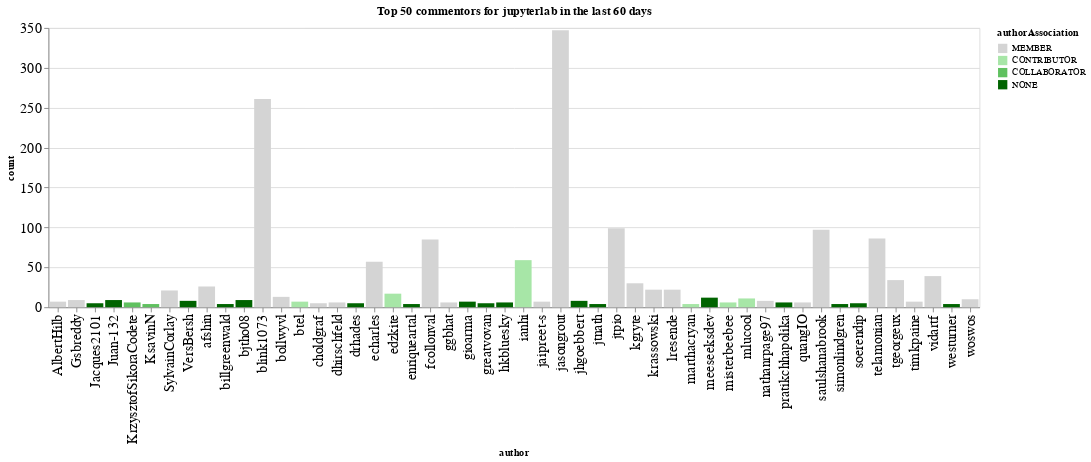

The notebook cell this image was saved under:
### Code cell
n_plot = 50
charts = []
for ii, (iorg, idata) in enumerate(commentors.groupby(['org'])):
    title = f"Top {n_plot} commentors for {iorg} in the last {n_days} days"
    idata = idata.groupby('author', as_index=False).agg({'count': 'sum', 'authorAssociation': 'first'})
    idata = idata.sort_values('count', ascending=False).head(n_plot)
    ch = alt.Chart(data=idata.head(n_plot), title=title).mark_bar().encode(
        x='author',
        y='count',
        color=alt.Color('authorAssociation', scale=alt.Scale(domain=author_types, range=author_colors))
    )
    charts.append(ch)
alt.hconcat(*charts)

### Figure 1 — Vega-Lite specification as saved in the notebook (floating-point values rounded to 4 significant figures)
{"config": {"axisLeft": {"labelFontSize": 15}, "axisBottom": {"labelFontSize": 15}}, "hconcat": [{"mark": "bar", "encoding": {"color": {"type": "nominal", "field": "authorAssociation", "scale": {"domain": ["MEMBER", "CONTRIBUTOR", "COLLABORATOR", "NONE"], "range": ["rgb(211.82745098039214, 211.82745098039214, 211.82745098039214)", "rgb(166.98562091503268, 229.89803921568628, 166.98562091503268)", "rgb(96.37647058823529, 192.75294117647059, 96.37647058823529)", "rgb(0.0, 100.3921568627451, 0.0)"]}}, "x": {"type": "nominal", "field": "author"}, "y": {"type": "quantitative", "field": "count"}}, "title": "Top 50 commentors for jupyterlab in the last 60 days"}], "data": {"name": "data-8642bc4a9c32dbeb8baffce1fbe71de6"}, "$schema": "https://vega.github.io/schema/vega-lite/v4.0.2.json", "datasets": {"data-8642bc4a9c32dbeb8baffce1fbe71de6": [{"author": "jasongrout", "count": 347, "authorAssociation": "MEMBER"}, {"author": "blink1073", "count": 261, "authorAssociation": "MEMBER"}, {"author": "jtpio", "count": 99, "authorAssociation": "MEMBER"}, {"author": "saulshanabrook", "count": 97, "authorAssociation": "MEMBER"}, {"author": "telamonian", "count": 86, "authorAssociation": "MEMBER"}, {"author": "fcollonval", "count": 85, "authorAssociation": "MEMBER"}, {"author": "ianhi", "count": 59, "authorAssociation": "CONTRIBUTOR"}, {"author": "echarles", "count": 57, "authorAssociation": "MEMBER"}, {"author": "vidartf", "count": 39, "authorAssociation": "MEMBER"}, {"author": "tgeorgeux", "count": 34, "authorAssociation": "MEMBER"}, {"author": "kgryte", "count": 30, "authorAssociation": "MEMBER"}, {"author": "afshin", "count": 26, "authorAssociation": "MEMBER"}, {"author": "lresende", "count": 22, "authorAssociation": "MEMBER"}, {"author": "krassowski", "count": 22, "authorAssociation": "MEMBER"}, {"author": "SylvainCorlay", "count": 21, "authorAssociation": "MEMBER"}, {"author": "edzkite", "count": 17, "authorAssociation": "CONTRIBUTOR"}, {"author": "bollwyvl", "count": 13, "authorAssociation": "MEMBER"}, {"author": "meeseeksdev", "count": 12, "authorAssociation": "NONE"}, {"author": "mlucool", "count": 11, "authorAssociation": "CONTRIBUTOR"}, {"author": "woswos", "count": 10, "authorAssociation": "MEMBER"}, {"author": "Juan-132", "count": 9, "authorAssociation": "NONE"}, {"author": "bjtho08", "count": 9, "authorAssociation": "NONE"}, {"author": "Gsbreddy", "count": 9, "authorAssociation": "MEMBER"}, {"author": "VersBersh", "count": 8, "authorAssociation": "NONE"}, {"author": "jhgoebbert", "count": 8, "authorAssociation": "NONE"}, {"author": "nathanrpage97", "count": 8, "authorAssociation": "MEMBER"}, {"author": "timkpaine", "count": 7, "authorAssociation": "MEMBER"}, {"author": "btel", "count": 7, "authorAssociation": "CONTRIBUTOR"}, {"author": "gioarma", "count": 7, "authorAssociation": "NONE"}, {"author": "jaipreet-s", "count": 7, "authorAssociation": "MEMBER"}, {"author": "AlbertHilb", "count": 7, "authorAssociation": "MEMBER"}, {"author": "dhirschfeld", "count": 6, "authorAssociation": "MEMBER"}, {"author": "ggbhat", "count": 6, "authorAssociation": "MEMBER"}, {"author": "hkbluesky", "count": 6, "authorAssociation": "NONE"}, {"author": "quangIO", "count": 6, "authorAssociation": "MEMBER"}, {"author": "pratikchhapolika", "count": 6, "authorAssociation": "NONE"}, {"author": "misterbeebee", "count": 6, "authorAssociation": "CONTRIBUTOR"}, {"author": "KrzysztofSikoraCodete", "count": 6, "authorAssociation": "COLLABORATOR"}, {"author": "drhades", "count": 5, "authorAssociation": "NONE"}, {"author": "greatvovan", "count": 5, "authorAssociation": "NONE"}, {"author": "choldgraf", "count": 5, "authorAssociation": "MEMBER"}, {"author": "soerendip", "count": 5, "authorAssociation": "NONE"}, {"author": "Jacques2101", "count": 5, "authorAssociation": "NONE"}, {"author": "billgreenwald", "count": 4, "authorAssociation": "NONE"}, {"author": "marthacryan", "count": 4, "authorAssociation": "CONTRIBUTOR"}, {"author": "enriqueartal", "count": 4, "authorAssociation": "NONE"}, {"author": "westurner", "count": 4, "authorAssociation": "NONE"}, {"author": "jtnath", "count": 4, "authorAssociation": "NONE"}, {"author": "KsavinN", "count": 4, "authorAssociation": "COLLABORATOR"}, {"author": "simonlindgren", "count": 4, "authorAssociation": "NONE"}]}}
